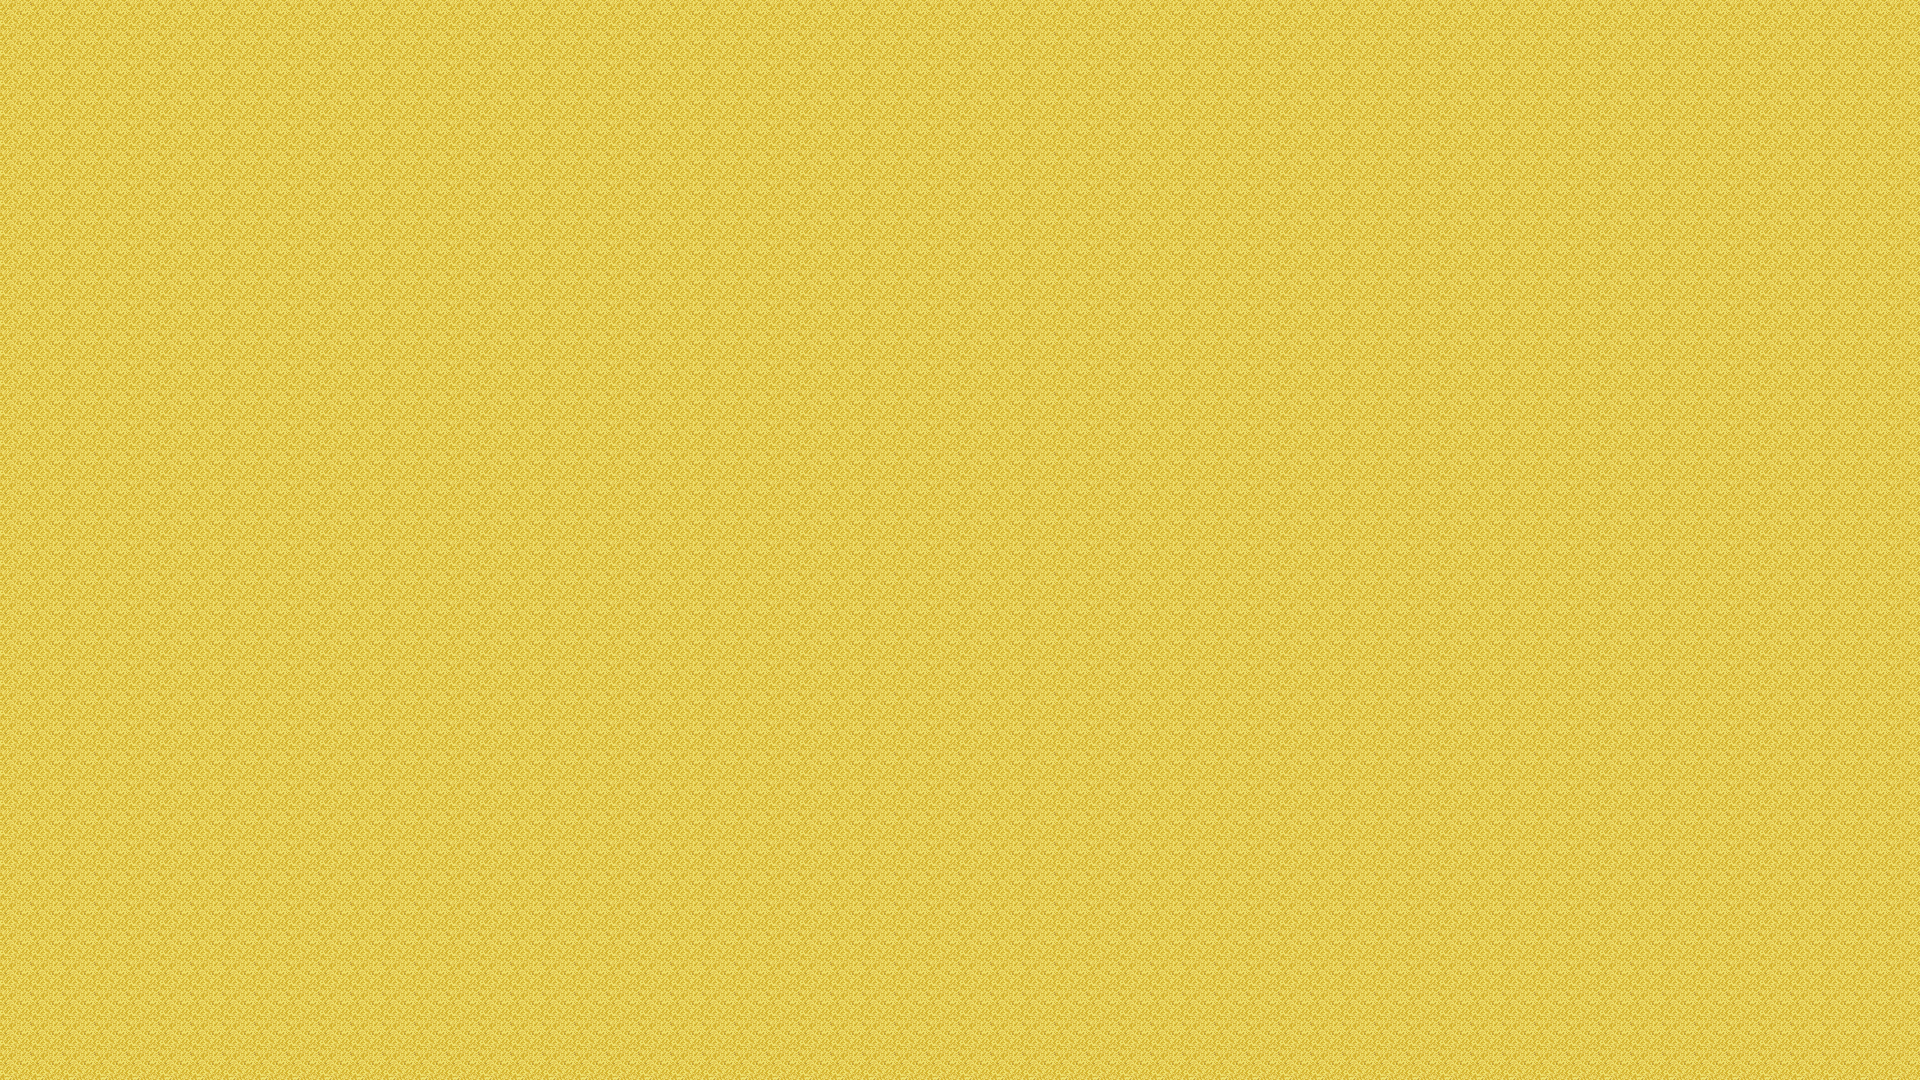

This is a level from a 2D game, rendered from its Tiled map with the project's own tilesets. A one-line summary and the map file follow, with tile-layer data summarised:
An orthogonal 60x36 tile map with 32x30 px tiles, 2 tile layers (Tile Layer 1, rocks) and 1 object.

<map version="1.10" tiledversion="1.11.2" orientation="orthogonal" renderorder="right-down" width="60" height="36" tilewidth="32" tileheight="30" infinite="0" nextlayerid="6" nextobjectid="6">
 <tileset firstgid="1" source="hab.tsx" />
 <layer id="1" name="Tile Layer 1" width="60" height="36">
  <data>[2160 cells, 0 non-empty, 0 distinct tile ids]</data>
 </layer>
 <objectgroup id="4" name="path" locked="1">
  <object id="5" x="958.78" y="300.717">
   <polyline points="509.657,-484.272 1.95271,-484.272 0,0 0,296.812 -861.144,298.764 -863.097,597.529 802.563,599.481 804.516,298.764 958.78,298.764 2013.24,298.764" />
  </object>
 </objectgroup>
 <layer id="5" name="rocks" width="60" height="36">
  <data>[2160 cells, 2160 non-empty, 1 distinct tile ids]</data>
 </layer>
</map>
